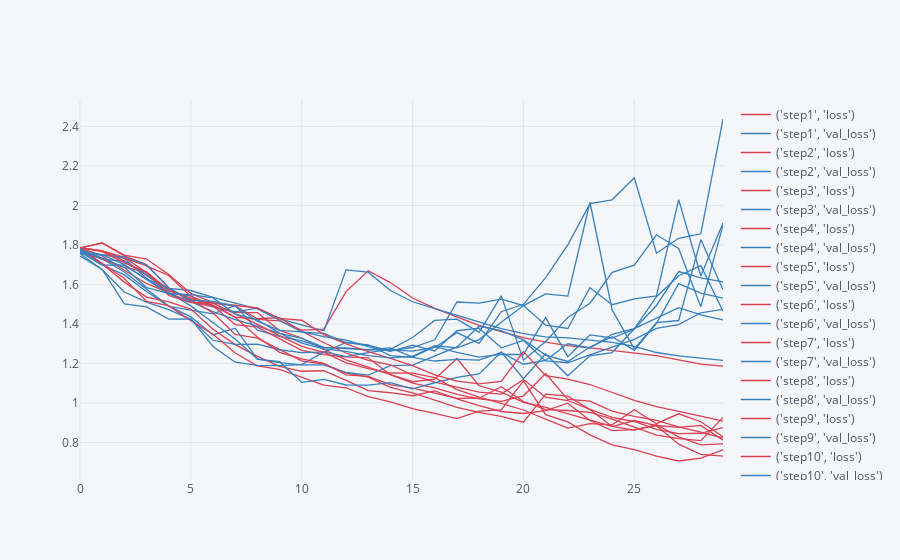
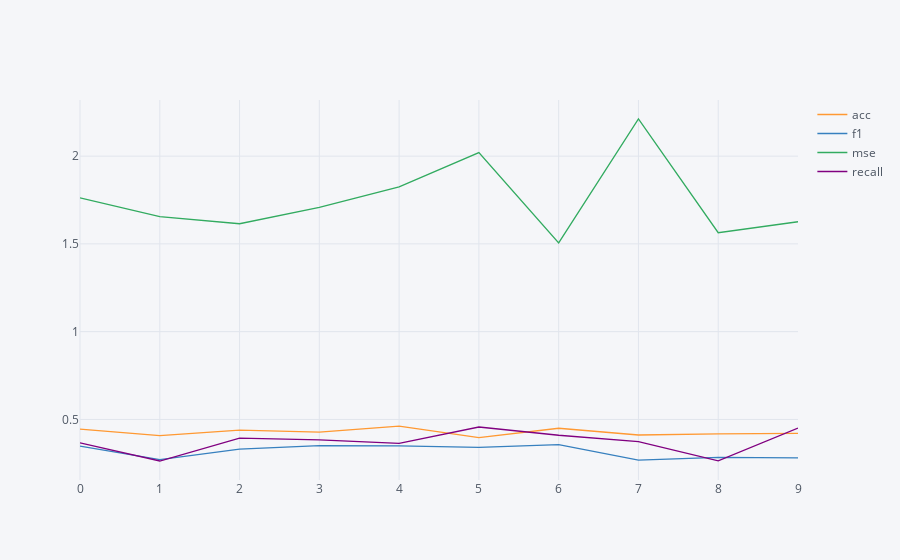

Source (notebook cell) for these figures, in order:
### Code cell
process_results('lstm_val')

### Figure 1 — Plotly figure (JSON) as saved in the notebook; plotly's stock layout.template omitted (floating-point values rounded to 4 significant figures)
{"data": [{"line": {"color": "rgba(219, 64, 82, 1.0)", "dash": "solid", "shape": "linear", "width": 1.3}, "mode": "lines", "name": "('step1', 'loss')", "text": "", "type": "scatter", "uid": "6c490aa1-40c0-4e73-b8f9-e58cf0d36202", "x": [0, 1, 2, 3, 4, 5, 6, 7, 8, 9, 10, 11, 12, 13, 14, 15, 16, 17, 18, 19, 20, 21, 22, 23, 24, 25, 26, 27, 28, 29], "y": [1.787, 1.744, 1.672, 1.605, 1.557, 1.512, 1.487, 1.459, 1.457, 1.367, 1.329, 1.271, 1.218, 1.18, 1.143, 1.107, 1.12, 1.225, 1.087, 1.055, 1.003, 0.9779, 0.946, 0.9134, 0.8814, 0.8626, 0.8895, 0.8281, 0.7881, 0.7924]}, {"line": {"color": "rgba(55, 128, 191, 1.0)", "dash": "solid", "shape": "linear", "width": 1.3}, "mode": "lines", "name": "('step1', 'val_loss')", "text": "", "type": "scatter", "uid": "2c30ffcc-83c5-4476-8a75-4ec030fb34aa", "x": [0, 1, 2, 3, 4, 5, 6, 7, 8, 9, 10, 11, 12, 13, 14, 15, 16, 17, 18, 19, 20, 21, 22, 23, 24, 25, 26, 27, 28, 29], "y": [1.774, 1.7, 1.648, 1.564, 1.489, 1.471, 1.451, 1.494, 1.368, 1.337, 1.315, 1.28, 1.279, 1.269, 1.269, 1.262, 1.281, 1.356, 1.302, 1.462, 1.499, 1.635, 1.8, 2.009, 2.028, 2.14, 1.758, 1.833, 1.856, 2.437]}, {"line": {"color": "rgba(219, 64, 82, 1.0)", "dash": "solid", "shape": "linear", "width": 1.3}, "mode": "lines", "name": "('step2', 'loss')", "text": "", "type": "scatter", "uid": "bdc9f7eb-b2b0-4513-9354-fac778894a29", "x": [0, 1, 2, 3, 4, 5, 6, 7, 8, 9, 10, 11, 12, 13, 14, 15, 16, 17, 18, 19, 20, 21, 22, 23, 24, 25, 26, 27, 28, 29], "y": [1.785, 1.81, 1.744, 1.701, 1.583, 1.512, 1.494, 1.435, 1.423, 1.415, 1.369, 1.374, 1.564, 1.669, 1.609, 1.531, 1.479, 1.437, 1.393, 1.362, 1.331, 1.308, 1.29, 1.278, 1.266, 1.253, 1.24, 1.218, 1.197, 1.186]}, {"line": {"color": "rgba(55, 128, 191, 1.0)", "dash": "solid", "shape": "linear", "width": 1.3}, "mode": "lines", "name": "('step2', 'val_loss')", "text": "", "type": "scatter", "uid": "e660e590-cf87-4282-af54-a50f9e1c38bb", "x": [0, 1, 2, 3, 4, 5, 6, 7, 8, 9, 10, 11, 12, 13, 14, 15, 16, 17, 18, 19, 20, 21, 22, 23, 24, 25, 26, 27, 28, 29], "y": [1.758, 1.75, 1.733, 1.631, 1.556, 1.542, 1.489, 1.461, 1.48, 1.426, 1.395, 1.365, 1.674, 1.662, 1.569, 1.512, 1.477, 1.442, 1.409, 1.376, 1.351, 1.334, 1.33, 1.319, 1.306, 1.286, 1.255, 1.238, 1.226, 1.216]}, {"line": {"color": "rgba(219, 64, 82, 1.0)", "dash": "solid", "shape": "linear", "width": 1.3}, "mode": "lines", "name": "('step3', 'loss')", "text": "", "type": "scatter", "uid": "2c69f1f8-3e9d-46f1-a6bb-4a1cc059781b", "x": [0, 1, 2, 3, 4, 5, 6, 7, 8, 9, 10, 11, 12, 13, 14, 15, 16, 17, 18, 19, 20, 21, 22, 23, 24, 25, 26, 27, 28, 29], "y": [1.786, 1.77, 1.738, 1.66, 1.574, 1.53, 1.492, 1.397, 1.384, 1.326, 1.266, 1.244, 1.233, 1.229, 1.143, 1.101, 1.076, 1.043, 1.021, 1.008, 1.036, 1.149, 1.018, 1.009, 0.9589, 0.9323, 0.9119, 0.8784, 0.8528, 0.8226]}, {"line": {"color": "rgba(55, 128, 191, 1.0)", "dash": "solid", "shape": "linear", "width": 1.3}, "mode": "lines", "name": "('step3', 'val_loss')", "text": "", "type": "scatter", "uid": "6523ca8f-3671-4d12-8381-16f62e92507f", "x": [0, 1, 2, 3, 4, 5, 6, 7, 8, 9, 10, 11, 12, 13, 14, 15, 16, 17, 18, 19, 20, 21, 22, 23, 24, 25, 26, 27, 28, 29], "y": [1.768, 1.75, 1.7, 1.625, 1.55, 1.513, 1.462, 1.422, 1.389, 1.352, 1.327, 1.281, 1.277, 1.269, 1.278, 1.233, 1.285, 1.256, 1.232, 1.246, 1.245, 1.432, 1.234, 1.344, 1.329, 1.374, 1.493, 1.665, 1.633, 1.612]}, {"line": {"color": "rgba(219, 64, 82, 1.0)", "dash": "solid", "shape": "linear", "width": 1.3}, "mode": "lines", "name": "('step4', 'loss')", "text": "", "type": "scatter", "uid": "290c680e-9bec-46f5-ae9e-71b2e5c583cd", "x": [0, 1, 2, 3, 4, 5, 6, 7, 8, 9, 10, 11, 12, 13, 14, 15, 16, 17, 18, 19, 20, 21, 22, 23, 24, 25, 26, 27, 28, 29], "y": [1.785, 1.768, 1.719, 1.646, 1.579, 1.524, 1.456, 1.347, 1.328, 1.27, 1.213, 1.196, 1.152, 1.131, 1.079, 1.05, 1.016, 0.9782, 0.9518, 0.9324, 0.9026, 1.045, 1.035, 0.9672, 0.8808, 0.911, 0.8851, 0.7911, 0.7396, 0.7311]}, {"line": {"color": "rgba(55, 128, 191, 1.0)", "dash": "solid", "shape": "linear", "width": 1.3}, "mode": "lines", "name": "('step4', 'val_loss')", "text": "", "type": "scatter", "uid": "3e4c7d8b-67a3-4966-b282-864e168e616c", "x": [0, 1, 2, 3, 4, 5, 6, 7, 8, 9, 10, 11, 12, 13, 14, 15, 16, 17, 18, 19, 20, 21, 22, 23, 24, 25, 26, 27, 28, 29], "y": [1.758, 1.73, 1.663, 1.579, 1.49, 1.436, 1.344, 1.379, 1.222, 1.204, 1.193, 1.193, 1.154, 1.141, 1.189, 1.191, 1.238, 1.284, 1.388, 1.366, 1.32, 1.242, 1.21, 1.283, 1.336, 1.267, 1.403, 1.604, 1.556, 1.531]}, {"line": {"color": "rgba(219, 64, 82, 1.0)", "dash": "solid", "shape": "linear", "width": 1.3}, "mode": "lines", "name": "('step5', 'loss')", "text": "", "type": "scatter", "uid": "2699bfde-8718-446b-9a47-d6e218e731fd", "x": [0, 1, 2, 3, 4, 5, 6, 7, 8, 9, 10, 11, 12, 13, 14, 15, 16, 17, 18, 19, 20, 21, 22, 23, 24, 25, 26, 27, 28, 29], "y": [1.784, 1.703, 1.612, 1.536, 1.512, 1.475, 1.373, 1.295, 1.236, 1.186, 1.16, 1.163, 1.115, 1.063, 1.052, 1.037, 1.061, 1.021, 0.9866, 0.9568, 0.9466, 0.961, 0.9986, 0.9113, 0.8598, 0.8648, 0.8858, 0.876, 0.8863, 0.8113]}, {"line": {"color": "rgba(55, 128, 191, 1.0)", "dash": "solid", "shape": "linear", "width": 1.3}, "mode": "lines", "name": "('step5', 'val_loss')", "text": "", "type": "scatter", "uid": "e994aaac-e274-4a81-899f-7e6a090ae36c", "x": [0, 1, 2, 3, 4, 5, 6, 7, 8, 9, 10, 11, 12, 13, 14, 15, 16, 17, 18, 19, 20, 21, 22, 23, 24, 25, 26, 27, 28, 29], "y": [1.757, 1.674, 1.562, 1.51, 1.472, 1.424, 1.317, 1.296, 1.297, 1.269, 1.255, 1.257, 1.307, 1.292, 1.265, 1.281, 1.32, 1.511, 1.505, 1.526, 1.493, 1.393, 1.377, 1.583, 1.498, 1.527, 1.542, 2.029, 1.643, 1.91]}, {"line": {"color": "rgba(219, 64, 82, 1.0)", "dash": "solid", "shape": "linear", "width": 1.3}, "mode": "lines", "name": "('step6', 'loss')", "text": "", "type": "scatter", "uid": "095599c5-86a8-4b1f-83fa-044121d0be3f", "x": [0, 1, 2, 3, 4, 5, 6, 7, 8, 9, 10, 11, 12, 13, 14, 15, 16, 17, 18, 19, 20, 21, 22, 23, 24, 25, 26, 27, 28, 29], "y": [1.783, 1.706, 1.63, 1.514, 1.493, 1.417, 1.348, 1.253, 1.188, 1.17, 1.129, 1.09, 1.077, 1.032, 1.005, 0.9717, 0.9471, 0.9208, 0.9584, 0.9646, 1.111, 0.9406, 0.9044, 0.8387, 0.7875, 0.7635, 0.7306, 0.7062, 0.7206, 0.7626]}, {"line": {"color": "rgba(55, 128, 191, 1.0)", "dash": "solid", "shape": "linear", "width": 1.3}, "mode": "lines", "name": "('step6', 'val_loss')", "text": "", "type": "scatter", "uid": "0375d62a-1290-4e9c-9d12-4c5a112c923c", "x": [0, 1, 2, 3, 4, 5, 6, 7, 8, 9, 10, 11, 12, 13, 14, 15, 16, 17, 18, 19, 20, 21, 22, 23, 24, 25, 26, 27, 28, 29], "y": [1.744, 1.676, 1.502, 1.486, 1.424, 1.426, 1.286, 1.206, 1.19, 1.189, 1.194, 1.259, 1.235, 1.255, 1.271, 1.331, 1.418, 1.424, 1.358, 1.542, 1.216, 1.311, 1.433, 1.505, 1.661, 1.698, 1.851, 1.782, 1.487, 1.901]}, {"line": {"color": "rgba(219, 64, 82, 1.0)", "dash": "solid", "shape": "linear", "width": 1.3}, "mode": "lines", "name": "('step7', 'loss')", "text": "", "type": "scatter", "uid": "f1f1badc-26bd-4eef-ba02-7c05a760f363", "x": [0, 1, 2, 3, 4, 5, 6, 7, 8, 9, 10, 11, 12, 13, 14, 15, 16, 17, 18, 19, 20, 21, 22, 23, 24, 25, 26, 27, 28, 29], "y": [1.784, 1.727, 1.686, 1.664, 1.567, 1.529, 1.504, 1.492, 1.426, 1.432, 1.363, 1.305, 1.253, 1.215, 1.193, 1.141, 1.106, 1.081, 1.055, 1.045, 1.119, 1.029, 1.012, 0.9679, 0.9268, 0.9061, 0.8662, 0.8451, 0.8465, 0.8753]}, {"line": {"color": "rgba(55, 128, 191, 1.0)", "dash": "solid", "shape": "linear", "width": 1.3}, "mode": "lines", "name": "('step7', 'val_loss')", "text": "", "type": "scatter", "uid": "5cc1a491-2b17-4c22-8ba3-5175214c8713", "x": [0, 1, 2, 3, 4, 5, 6, 7, 8, 9, 10, 11, 12, 13, 14, 15, 16, 17, 18, 19, 20, 21, 22, 23, 24, 25, 26, 27, 28, 29], "y": [1.765, 1.698, 1.697, 1.626, 1.58, 1.569, 1.535, 1.504, 1.476, 1.418, 1.358, 1.352, 1.305, 1.293, 1.24, 1.231, 1.212, 1.22, 1.217, 1.256, 1.196, 1.215, 1.3, 1.279, 1.348, 1.376, 1.431, 1.483, 1.446, 1.42]}, {"line": {"color": "rgba(219, 64, 82, 1.0)", "dash": "solid", "shape": "linear", "width": 1.3}, "mode": "lines", "name": "('step8', 'loss')", "text": "", "type": "scatter", "uid": "5174b470-8907-4d97-b870-16ba4c8da2b6", "x": [0, 1, 2, 3, 4, 5, 6, 7, 8, 9, 10, 11, 12, 13, 14, 15, 16, 17, 18, 19, 20, 21, 22, 23, 24, 25, 26, 27, 28, 29], "y": [1.786, 1.77, 1.733, 1.694, 1.646, 1.539, 1.494, 1.433, 1.333, 1.256, 1.223, 1.2, 1.143, 1.135, 1.092, 1.075, 1.05, 1.023, 1.024, 1.082, 1.007, 0.9659, 0.9617, 0.9524, 0.918, 0.8788, 0.8374, 0.8194, 0.8094, 0.9269]}, {"line": {"color": "rgba(55, 128, 191, 1.0)", "dash": "solid", "shape": "linear", "width": 1.3}, "mode": "lines", "name": "('step8', 'val_loss')", "text": "", "type": "scatter", "uid": "761d57a4-6964-4e47-bc3a-b276dc60977b", "x": [0, 1, 2, 3, 4, 5, 6, 7, 8, 9, 10, 11, 12, 13, 14, 15, 16, 17, 18, 19, 20, 21, 22, 23, 24, 25, 26, 27, 28, 29], "y": [1.773, 1.73, 1.716, 1.65, 1.559, 1.491, 1.406, 1.324, 1.222, 1.209, 1.104, 1.12, 1.091, 1.091, 1.102, 1.071, 1.102, 1.129, 1.147, 1.258, 1.122, 1.249, 1.137, 1.239, 1.255, 1.376, 1.538, 1.644, 1.695, 1.464]}, {"line": {"color": "rgba(219, 64, 82, 1.0)", "dash": "solid", "shape": "linear", "width": 1.3}, "mode": "lines", "name": "('step9', 'loss')", "text": "", "type": "scatter", "uid": "3a9614e0-43d7-4a41-8227-f8cd0826d01d", "x": [0, 1, 2, 3, 4, 5, 6, 7, 8, 9, 10, 11, 12, 13, 14, 15, 16, 17, 18, 19, 20, 21, 22, 23, 24, 25, 26, 27, 28, 29], "y": [1.784, 1.81, 1.748, 1.728, 1.65, 1.555, 1.508, 1.494, 1.481, 1.428, 1.419, 1.346, 1.299, 1.259, 1.226, 1.189, 1.143, 1.111, 1.097, 1.109, 1.26, 1.139, 1.121, 1.093, 1.052, 1.013, 0.9816, 0.9588, 0.9334, 0.9079]}, {"line": {"color": "rgba(55, 128, 191, 1.0)", "dash": "solid", "shape": "linear", "width": 1.3}, "mode": "lines", "name": "('step9', 'val_loss')", "text": "", "type": "scatter", "uid": "93aef8da-9b3e-408d-9df1-b78fe94c50dd", "x": [0, 1, 2, 3, 4, 5, 6, 7, 8, 9, 10, 11, 12, 13, 14, 15, 16, 17, 18, 19, 20, 21, 22, 23, 24, 25, 26, 27, 28, 29], "y": [1.758, 1.75, 1.739, 1.698, 1.583, 1.519, 1.514, 1.49, 1.414, 1.368, 1.359, 1.336, 1.318, 1.286, 1.262, 1.293, 1.263, 1.366, 1.378, 1.279, 1.316, 1.213, 1.204, 1.244, 1.282, 1.322, 1.377, 1.397, 1.457, 1.474]}, {"line": {"color": "rgba(219, 64, 82, 1.0)", "dash": "solid", "shape": "linear", "width": 1.3}, "mode": "lines", "name": "('step10', 'loss')", "text": "", "type": "scatter", "uid": "5ccfda89-e799-4486-94bb-a6cac17eb7e9", "x": [0, 1, 2, 3, 4, 5, 6, 7, 8, 9, 10, 11, 12, 13, 14, 15, 16, 17, 18, 19, 20, 21, 22, 23, 24, 25, 26, 27, 28, 29], "y": [1.788, 1.766, 1.709, 1.663, 1.544, 1.509, 1.506, 1.453, 1.398, 1.34, 1.286, 1.256, 1.203, 1.173, 1.152, 1.151, 1.128, 1.068, 1.029, 0.9984, 0.9643, 0.9178, 0.8727, 0.8953, 0.889, 0.9652, 0.895, 0.9451, 0.9051, 0.829]}, {"line": {"color": "rgba(55, 128, 191, 1.0)", "dash": "solid", "shape": "linear", "width": 1.3}, "mode": "lines", "name": "('step10', 'val_loss')", "text": "", "type": "scatter", "uid": "cc98c800-d449-4677-9fed-ba7f7dee939d", "x": [0, 1, 2, 3, 4, 5, 6, 7, 8, 9, 10, 11, 12, 13, 14, 15, 16, 17, 18, 19, 20, 21, 22, 23, 24, 25, 26, 27, 28, 29], "y": [1.781, 1.735, 1.686, 1.584, 1.555, 1.548, 1.532, 1.45, 1.421, 1.354, 1.303, 1.274, 1.261, 1.24, 1.228, 1.236, 1.29, 1.279, 1.321, 1.409, 1.493, 1.552, 1.541, 2.016, 1.471, 1.274, 1.407, 1.417, 1.827, 1.573]}], "layout": {"legend": {"bgcolor": "#F5F6F9", "font": {"color": "#4D5663"}}, "paper_bgcolor": "#F5F6F9", "plot_bgcolor": "#F5F6F9", "title": {"font": {"color": "#4D5663"}}, "xaxis": {"gridcolor": "#E1E5ED", "showgrid": true, "tickfont": {"color": "#4D5663"}, "title": {"font": {"color": "#4D5663"}, "text": ""}, "zerolinecolor": "#E1E5ED"}, "yaxis": {"gridcolor": "#E1E5ED", "showgrid": true, "tickfont": {"color": "#4D5663"}, "title": {"font": {"color": "#4D5663"}, "text": ""}, "zerolinecolor": "#E1E5ED"}}}

### Figure 2 — Plotly figure (JSON) as saved in the notebook; plotly's stock layout.template omitted (floating-point values rounded to 4 significant figures)
{"data": [{"line": {"color": "rgba(255, 153, 51, 1.0)", "dash": "solid", "shape": "linear", "width": 1.3}, "mode": "lines", "name": "acc", "text": "", "type": "scatter", "uid": "2a28ff4f-1feb-4a50-974c-8ee131ba4e49", "x": [0, 1, 2, 3, 4, 5, 6, 7, 8, 9], "y": [0.4444, 0.4079, 0.4385, 0.4278, 0.4617, 0.3965, 0.4498, 0.4112, 0.4178, 0.4205]}, {"line": {"color": "rgba(55, 128, 191, 1.0)", "dash": "solid", "shape": "linear", "width": 1.3}, "mode": "lines", "name": "f1", "text": "", "type": "scatter", "uid": "b37b5822-0655-46cd-94e7-ce406721fc93", "x": [0, 1, 2, 3, 4, 5, 6, 7, 8, 9], "y": [0.3479, 0.2714, 0.3305, 0.3505, 0.3489, 0.3411, 0.3569, 0.2685, 0.2837, 0.2804]}, {"line": {"color": "rgba(50, 171, 96, 1.0)", "dash": "solid", "shape": "linear", "width": 1.3}, "mode": "lines", "name": "mse", "text": "", "type": "scatter", "uid": "285723be-9045-4997-addf-2e5a72a999c9", "x": [0, 1, 2, 3, 4, 5, 6, 7, 8, 9], "y": [1.762, 1.655, 1.615, 1.708, 1.824, 2.02, 1.506, 2.212, 1.564, 1.626]}, {"line": {"color": "rgba(128, 0, 128, 1.0)", "dash": "solid", "shape": "linear", "width": 1.3}, "mode": "lines", "name": "recall", "text": "", "type": "scatter", "uid": "26a49c64-b1d9-41da-8753-0b6124e62135", "x": [0, 1, 2, 3, 4, 5, 6, 7, 8, 9], "y": [0.3669, 0.263, 0.3932, 0.3838, 0.363, 0.4567, 0.4097, 0.3739, 0.2637, 0.4502]}], "layout": {"legend": {"bgcolor": "#F5F6F9", "font": {"color": "#4D5663"}}, "paper_bgcolor": "#F5F6F9", "plot_bgcolor": "#F5F6F9", "title": {"font": {"color": "#4D5663"}}, "xaxis": {"gridcolor": "#E1E5ED", "showgrid": true, "tickfont": {"color": "#4D5663"}, "title": {"font": {"color": "#4D5663"}, "text": ""}, "zerolinecolor": "#E1E5ED"}, "yaxis": {"gridcolor": "#E1E5ED", "showgrid": true, "tickfont": {"color": "#4D5663"}, "title": {"font": {"color": "#4D5663"}, "text": ""}, "zerolinecolor": "#E1E5ED"}}}
